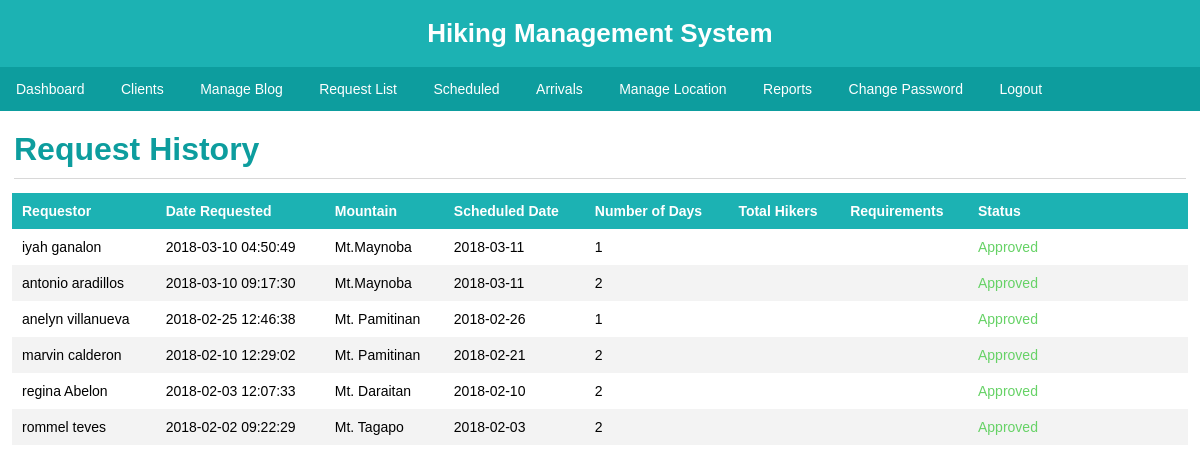
The app's page /requestHistory.php (signed in) with its own data.
### tables this page shows
CREATE TABLE IF NOT EXISTS `register` (
`id` int(11) NOT NULL,
  `setspot_id` int(11) NOT NULL,
  `datenow` datetime NOT NULL,
  `user_id` int(11) NOT NULL,
  `date` date NOT NULL,
  `days` int(100) NOT NULL,
  `startTime` time NOT NULL,
  `until` time NOT NULL,
  `status` varchar(100) NOT NULL,
  `dateConfirmed` date NOT NULL,
  `done` varchar(100) NOT NULL,
  `arriveDate` date NOT NULL,
  `arrive` date NOT NULL,
  `arriveTime` time NOT NULL,
  `arriveStatus` varchar(100) NOT NULL,
  `groupTime` time NOT NULL,
  `groupDate` date NOT NULL,
  `tourguide` varchar(100) NOT NULL,
  `guide` varchar(100) NOT NULL
);

### requestHistory.php (the view, shortened to what this page needs)
<?php
	include 'loggedheader.php';
	include 'connect.php';
	include 'loginchecker/adminMenu.php';
	$query = "SELECT * FROM register LEFT JOIN setspot ON register.setspot_id = setspot.id LEFT JOIN users ON register.user_id = users.id WHERE status='Approved' OR status='Disapproved' ORDER BY register.id desc";
	$result = mysqli_query($con,$query);
	if($result){
		echo '
		<h1>
			Request History
		</h1>
		<table class="table">
				<tr>
				<th>Requestor</th>
				<th>Date Requested</th>
				<th>Mountain</th>
				<th>Scheduled Date</th>
				<th>Number of Days</th>
				<th>Total Hikers</th>
				<th>Requirements</th>
				<th style="width: 200px;">Status</th>
				</tr>';
		while($row = mysqli_fetch_array($result)){
			$status = $row['status'];
			$req= $row['req'];
			if($status == 'Approved'){
				$row['status'] = '<span class="text-green">' . $row['status'] . '</span>';
			}
			echo '<tr>
				<td>' . $row['firstname'] . ' ' . $row['lastname'] . '</td>
				<td>' . $row['datenow'] . '</td>
				<td>' . $row['mountain_name'] . '</td>
				<td>' . $row['date'] . '</td>
				<td>' . $row['days'] . '</td>
				<td>' . $row['hikers'] . '</td>
				<td>' . "<a class='blue-links' href='images/$req'>" .$row['req'] . "</a>" .'</td>
				<td>' . $row['status'] . '</td>
				</tr>';
		}
		echo '</table>';
	}else{
	}
?>

### css/styles.css (style rules this page uses)
* { -webkit-font-smoothing: antialiased; font-family: 'Arial', sans-serif !important; margin: 0px; }
body { overflow-y: scroll; }
h1 { color: #0d9d9e; margin: 14px; border-bottom: 1px solid #d8d8d8; padding-bottom: 10px; margin-top: 20px; }
.table { width: 98%; padding-left: 14px; padding-right: 14px; border-collapse: collapse; margin: 0 auto; margin-bottom: 50px; }
.table th { background: #1cb2b3; color: #fff; padding: 10px; font-size: 14px; text-align: left; }
.table td { padding: 10px; font-size: 14px; }
.table tr:nth-child(odd) { background: #f3f3f3; }
.text-green { color: #66d266; }

### records on screen
register: firstname "iyah", lastname "ganalon", datenow "2018-03-10 04:50:49", mountain_name "Mt.Maynoba", date "2018-03-11", days "1", status "Approved"
register: firstname "antonio", lastname "aradillos", datenow "2018-03-10 09:17:30", mountain_name "Mt.Maynoba", date "2018-03-11", days "2", status "Approved"
register: firstname "anelyn", lastname "villanueva", datenow "2018-02-25 12:46:38", mountain_name "Mt. Pamitinan", date "2018-02-26", days "1", status "Approved"
register: firstname "marvin", lastname "calderon", datenow "2018-02-10 12:29:02", mountain_name "Mt. Pamitinan", date "2018-02-21", days "2", status "Approved"
register: firstname "regina", lastname "Abelon", datenow "2018-02-03 12:07:33", mountain_name "Mt. Daraitan", date "2018-02-10", days "2", status "Approved"
register: firstname "rommel", lastname "teves", datenow "2018-02-02 09:22:29", mountain_name "Mt. Tagapo", date "2018-02-03", days "2", status "Approved"
